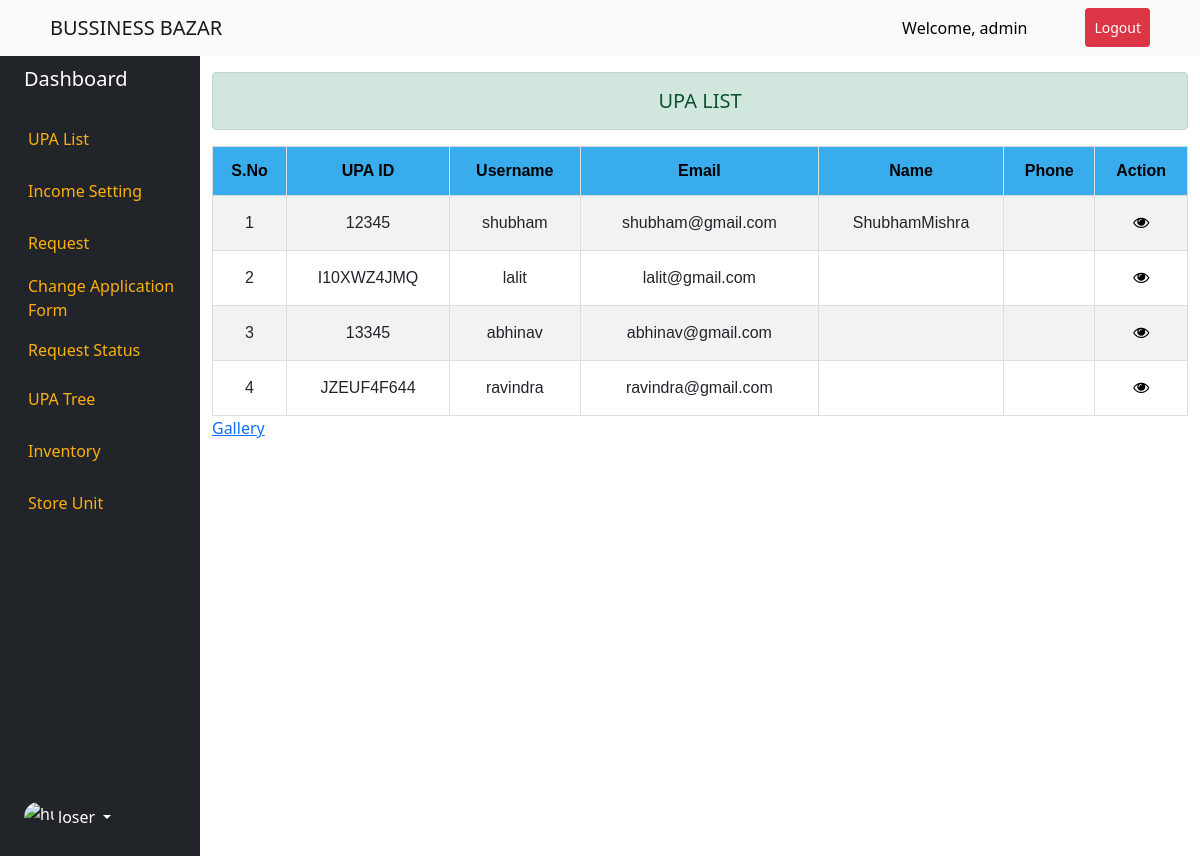
Page /upa_list/ (signed in) on the committed database.
### accounts/models.py (models this page shows, shortened)
class Profile(models.Model):
    user = models.OneToOneField(User, on_delete=models.CASCADE)
    uid_no = models.CharField(max_length=100,blank=True, null=True,verbose_name="UID No.")
    bio = models.TextField(max_length=500, blank=True)
    location = models.CharField(max_length=30, blank=True)
    birth_date = models.DateField(null=True, blank=True)
    linked_upa = models.ManyToManyField(User,related_name="linked_upa",blank=True)
    left_branch = models.BooleanField(default=False)
    left_upa = models.ForeignKey(User,on_delete=models.CASCADE,blank=True, null=True,related_name="left_branch")
    middle_branch = models.BooleanField(default=False)
    middle_upa = models.ForeignKey(User,on_delete=models.CASCADE,blank=True, null=True,related_name="middle_branch")
    right_branch = models.BooleanField(default=False)
    right_upa = models.ForeignKey(User,on_delete=models.CASCADE,blank=True, null=True,related_name="right_branch")
    initial_form_status = models.BooleanField(default=False)

### dashboard/decorators.py (the view)
    def wrapper_func(request,*args,**kwargs):
        group = None
        if request.user.groups.exists():
            group = request.user.groups.all()[0].name
        if group == "Admin":
            return view_func(request,*args,**kwargs)
        if group == "UPA":
            return redirect('/')
        else:
            return HttpResponse("you are not authorized for this page")

### dashboard/views.py (called while the page is built)
@admin_only
def upa_list(request):
    upas = Profile.objects.filter(uid_no__isnull=False)
    context = {'upas':upas}
    return render(request,'dashboard/upa_list.html',context)

### templates/dashboard/upa_list.html (shortened to what this page needs)
{% extends "base.html" %}
{% block content %}
<div class="container-fluid">
    <div class="row flex-nowrap">
        {% include 'left_panel.html' %}
        <div class="col">
            <h5 class="alert alert-success text-center mt-3">UPA LIST</h5>
                <table id="customers">
                    <tr>
                      <th>S.No</th>
                      <th>UPA ID</th>
                      <th>Username</th>
                      <th>Email</th>
                      <th>Name</th>
                      <th>Phone</th>
                      <th>Action</th>
                    </tr>
                    {% for upa in upas%}
                    <tr>
                        <td>{{forloop.counter}}</td>
                        <td>{{upa.uid_no}}</td>
                        <td>{{upa.user.username}}</td>
                        <td>{{upa.user.email}}</td>
                        <td>{{upa.user.first_name}}{{upa.user.last_name}}</td>
                        <td>{{upa.phone}}</td>
                        <td>
                            <a href="{% url 'upa-detail' upa.pk %}" class="btn btn-outline" id="view" title="View"><i class="fa fa-eye" aria-hidden="true"></i></a>
                        </td>
                      </tr>
                    {% endfor %}
                  </table>
                  <a href="{% url 'gallery'%}">Gallery</a>
        </div>
    </div>
</div>
{% endblock content %}

### templates/base.html (shortened to what this page needs)
<!doctype html>
<html lang="en">
{% load static %}
  <head>
    <link href="https://cdn.jsdelivr.net/npm/bootstrap@5.0.2/dist/css/bootstrap.min.css" rel="stylesheet">
    <link href="{% static 'style.css'%}" rel="stylesheet">
    <link rel="stylesheet" href="https://cdnjs.cloudflare.com/ajax/libs/font-awesome/4.7.0/css/font-awesome.min.css">
  </head>
  <body>
  <nav class="navbar navbar-expand-lg navbar-light bg-light bg-primary">
  <a class="navbar-brand" href="{% url 'home'%}" style="margin-left:50px;">BUSSINESS BAZAR</a>
  <div class="collapse navbar-collapse" id="navbarSupportedContent">
    <ul class="navbar-nav ms-auto">
    {% if request.user.is_authenticated %}
    <li class="nav-item">
        <a class="nav-link" href="#" style="margin-right:50px; color:black;">Welcome, {{request.user.username}}</a>
      </li>
      <li class="nav-item">
        <a class="nav-link btn btn-sm btn-danger" href="{% url 'logout' %}" style="margin-right:50px; color:white;">Logout</a>
      </li>
      {% else %}
      <li class="nav-item">
        <a class="nav-link btn btn-primary" href="{% url 'login' %}" style="margin-right:30px; color:white">Login</a>
      </li>
    {% endif %}
    </ul>
</nav>
    {% block content %}
    {% endblock content %}
  </body>
</html>

### static/style.css (style rules this page uses)
#customers { font-family: Arial, Helvetica, sans-serif; border-collapse: collapse; width: 100%; }
#customers td, #customers th { border: 1px solid #ddd; padding: 8px; }
#customers tr:nth-child(even) { background-color: #f2f2f2; }
#customers th { padding-top: 12px; padding-bottom: 12px; text-align: center; background-color: #38ACEC; color: black; }
#customers td { text-align: center; }
#view { color:black; }
.nav-item { color: #fdbe39; }

### rows in the picture
Profile: uid_no "12345", user.username "shubham", user.email "shubham@gmail.com", user.first_name "Shubham", user.last_name "Mishra"
Profile: uid_no "I10XWZ4JMQ", user.username "lalit", user.email "lalit@gmail.com"
Profile: uid_no "13345", user.username "abhinav", user.email "abhinav@gmail.com"
Profile: uid_no "JZEUF4F644", user.username "ravindra", user.email "ravindra@gmail.com"

### other values in the picture
{{ request.user.username }} "admin"
